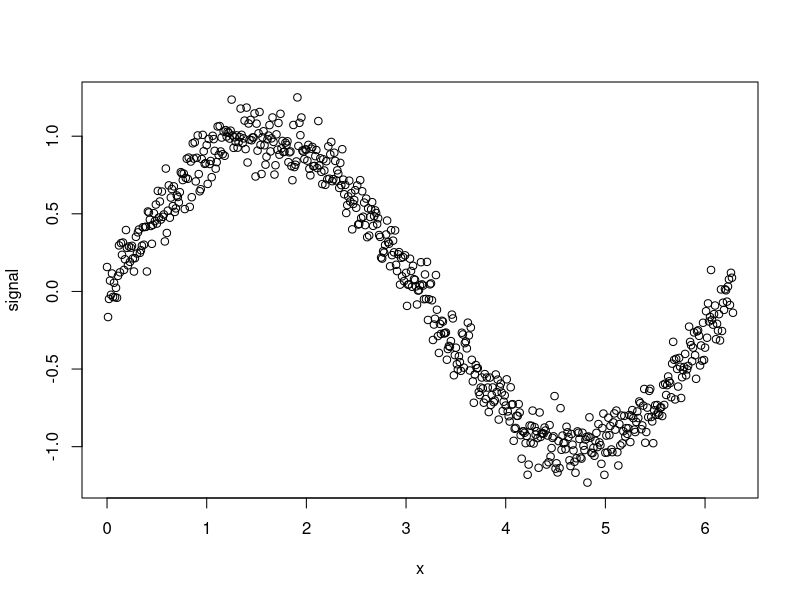
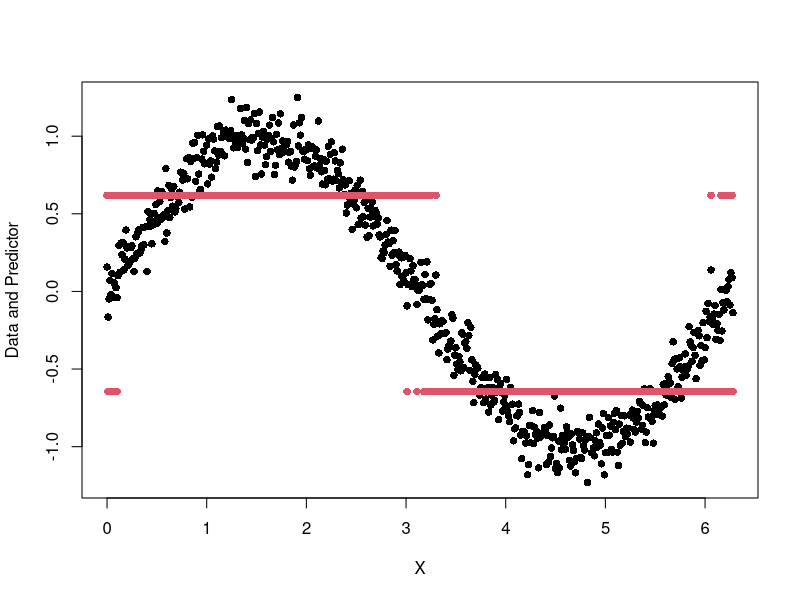
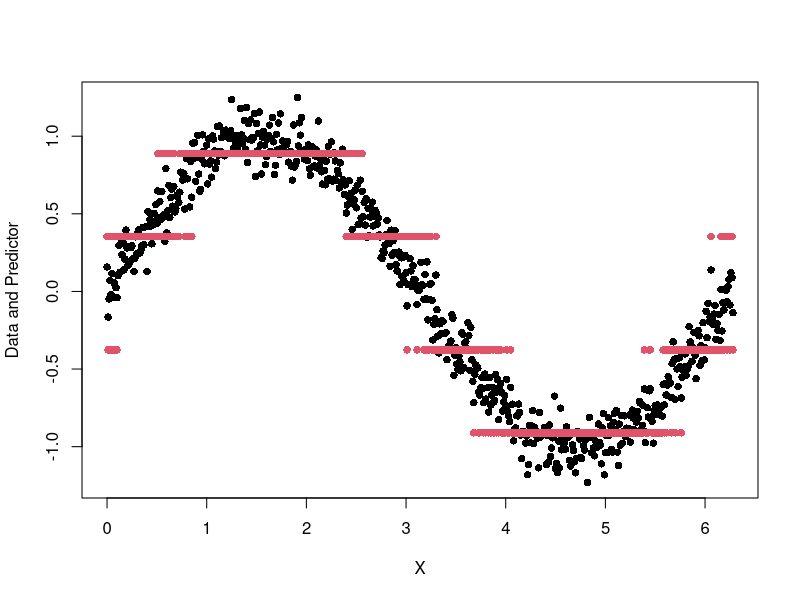
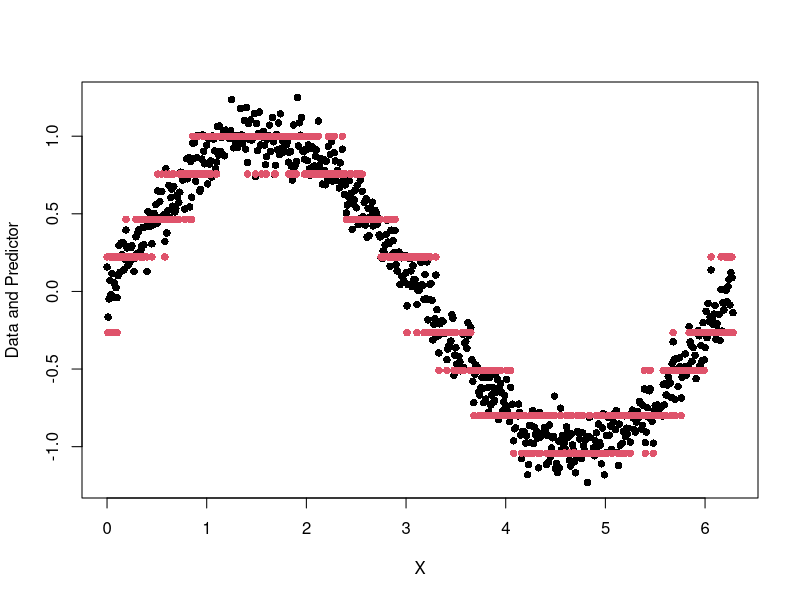
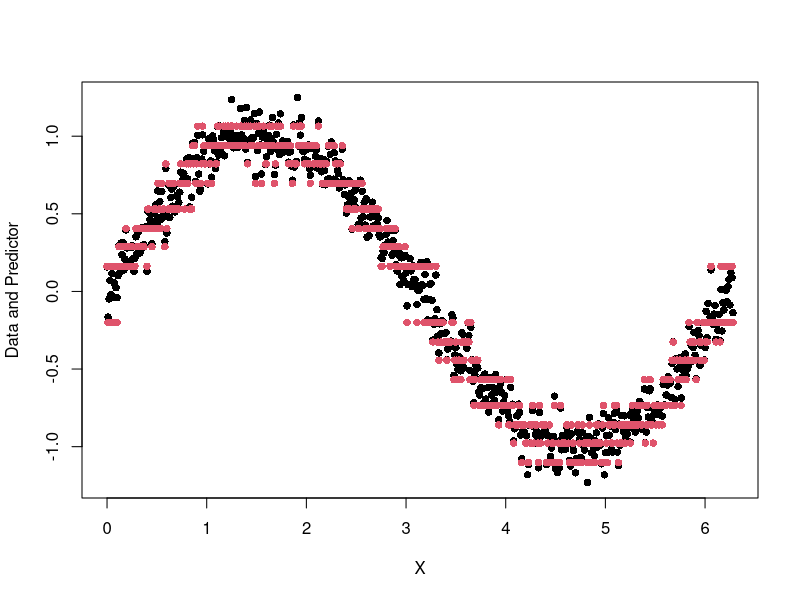
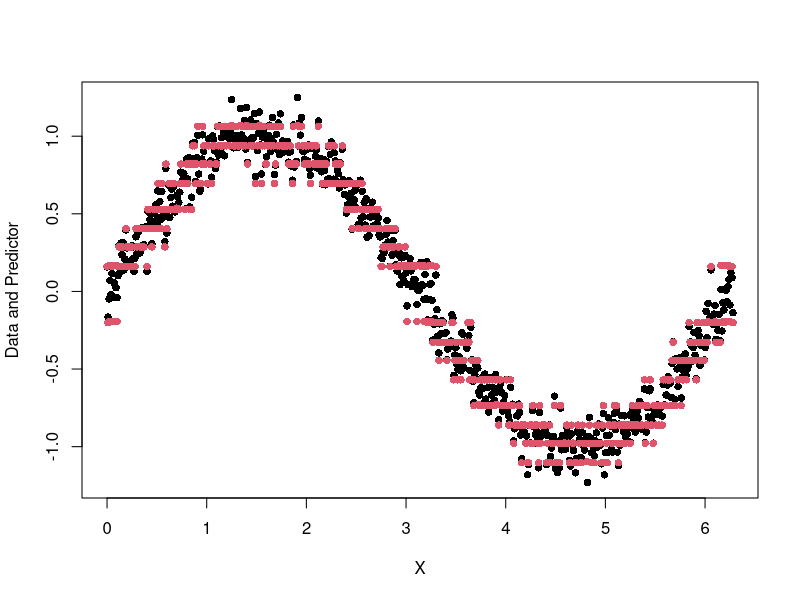
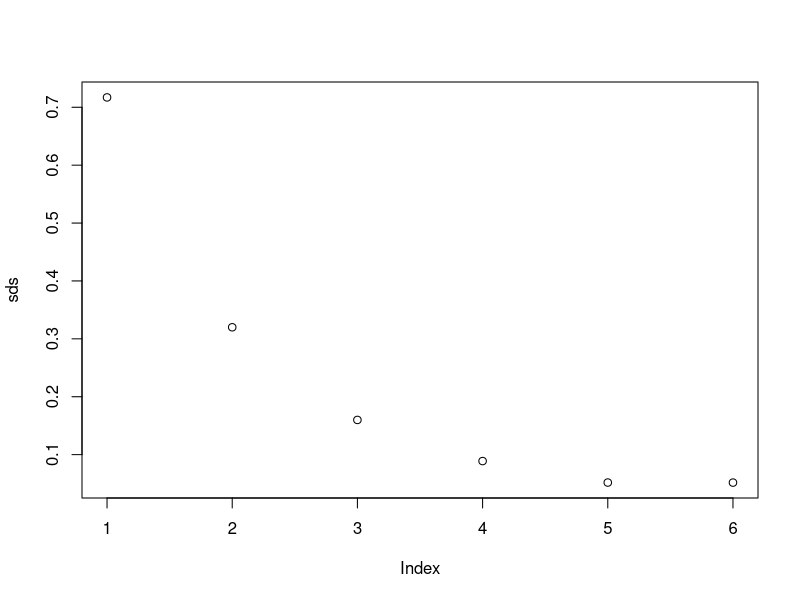

These figures' R source, in order:
myPlot<-function(myDataFrame){
  lastCol<-ncol(myDataFrame)
  matplot(myDataFrame$x,myDataFrame[,c(2,lastCol)],pch=16,xlab="X",ylab="Data and Predictor")
}

simpleLearner<-function(mySignal){
  model<-Mclust(mySignal,G=2)
  model$parameters$mean[model$classification]
}

suppressWarnings(library(mclust))
set.seed(1180)
x=seq(0,2*pi,by=.01)
sigmaEps<-.1
eps<-rnorm(length(x),0,sigmaEps)
signal<-sin(x)+eps
data<-data.frame(x=x,signal=signal)
plot(data)


data$learner1 = simpleLearner(data$signal)
myPlot(data)
data$learner2 = data$learner1 + simpleLearner(data$signal - data$learner1)
myPlot(data)
data$learner3 = data$learner2 + simpleLearner(data$signal - data$learner2)
myPlot(data)
data$learner4 = data$learner3 + simpleLearner(data$signal - data$learner3)
myPlot(data)
data$learner5 = data$learner4 + simpleLearner(data$signal - data$learner4)
myPlot(data)
sds = c(sd(data$signal), 
        sd(data$signal - data$learner1), 
        sd(data$signal - data$learner2), 
        sd(data$signal - data$learner3), 
        sd(data$signal - data$learner4),
        sd(data$signal - data$learner5))
plot(sds)
